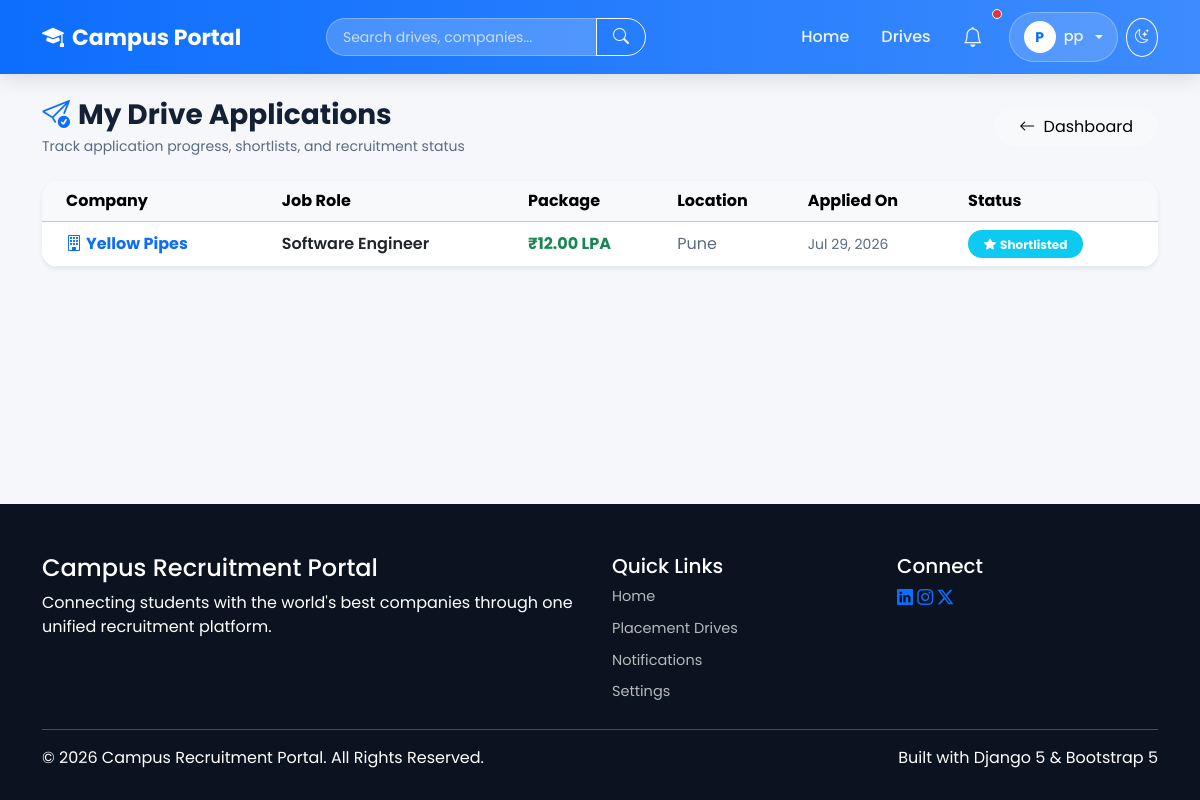
Screenshot of /student/applications/ (signed in) with the database file from the repository.
### accounts/models.py (models this page shows, shortened)
class CustomUser(AbstractUser):
    ROLE_CHOICES = [
        ("student", "Student"),
        ("recruiter", "Recruiter"),
        ("placement_officer", "Placement Officer"),
    ]
    email = models.EmailField(unique=True)
    phone_number = models.CharField(
        max_length=15,
        blank=True
    )
    role = models.CharField(
        max_length=25,
        choices=ROLE_CHOICES,
        default="student",
    )
    objects = CustomUserManager()
    USERNAME_FIELD = "email"
    REQUIRED_FIELDS = ["username"]

### placement/models.py (models this page shows, shortened)
class Application(models.Model):
    STATUS = (
        ("Applied", "Applied"),
        ("Shortlisted", "Shortlisted"),
        ("Interview", "Interview"),
        ("Selected", "Selected"),
        ("Rejected", "Rejected"),
    )
    student = models.ForeignKey(
        StudentProfile,
        on_delete=models.CASCADE
    )
    drive = models.ForeignKey(
        PlacementDrive,
        on_delete=models.CASCADE
    )
    applied_on = models.DateTimeField(auto_now_add=True)
    status = models.CharField(
        max_length=20,
        choices=STATUS,
        default="Applied"
    )
    class Meta:
        unique_together = ("student", "drive")

class PlacementDrive(models.Model):
    company = models.ForeignKey(
        Company,
        on_delete=models.CASCADE,
        related_name="drives"
    )
    job_role = models.CharField(max_length=150)
    package = models.DecimalField(
        max_digits=8,
        decimal_places=2
    )
    location = models.CharField(max_length=100)
    eligibility_cgpa = models.DecimalField(
        max_digits=4,
        decimal_places=2
    )
    description = models.TextField()
    deadline = models.DateField()
    created_by = models.ForeignKey(
        PlacementOfficerProfile,
        on_delete=models.SET_NULL,
        null=True,
        blank=True
    )
    recruiter = models.ForeignKey(
        "recruiters.RecruiterProfile",
        on_delete=models.SET_NULL,
        null=True,
        blank=True,
        related_name="created_drives"
    )
    created_at = models.DateTimeField(default=timezone.now)
    is_active = models.BooleanField(default=True)

class Company(models.Model):
    name = models.CharField(max_length=150)
    website = models.URLField(blank=True)
    email = models.EmailField(blank=True)
    description = models.TextField(blank=True)
    location = models.CharField(max_length=100)
    logo = models.ImageField(
        upload_to="company_logos/",
        blank=True,
        null=True
    )
    recruiter = models.ForeignKey(
        "recruiters.RecruiterProfile",
        on_delete=models.SET_NULL,
        null=True,
        blank=True,
        related_name="companies"
    )
    is_approved = models.BooleanField(default=True)

### students/views.py (the view)
# urls.py: path("applications/", views.student_applications, name="student_applications"),
@login_required
def student_applications(request):
    profile = get_object_or_404(StudentProfile, user=request.user)
    applications = Application.objects.filter(student=profile).select_related("drive", "drive__company").order_by("-applied_on")
    return render(request, "students/applications.html", {"applications": applications})

### templates/students/applications.html (shortened to what this page needs)
{% extends "base.html" %}
{% block content %}
<div class="container py-4">
    <div class="d-flex flex-column flex-md-row align-items-md-center justify-content-between mb-4">
        <div>
            <h3 class="fw-bold mb-1"><i class="bi bi-send-check text-primary me-2"></i>My Drive Applications</h3>
            <p class="text-muted small mb-0">Track application progress, shortlists, and recruitment status</p>
        </div>
        <div class="mt-3 mt-md-0">
            <a href="{% url 'student_dashboard' %}" class="btn btn-light rounded-pill px-4">
                <i class="bi bi-arrow-left me-1"></i> Dashboard
            </a>
        </div>
    </div>
    {% if applications %}
    <div class="card border-0 shadow-sm rounded-4 bg-white overflow-hidden">
        <div class="table-responsive">
            <table class="table table-hover align-middle mb-0">
                <thead class="table-light">
                    <tr>
                        <th class="ps-4">Company</th>
                        <th>Job Role</th>
                        <th>Package</th>
                        <th>Location</th>
                        <th>Applied On</th>
                        <th>Status</th>
                    </tr>
                </thead>
                <tbody>
                    {% for app in applications %}
                    <tr>
                        <td class="ps-4">
                            <div class="fw-bold text-primary"><i class="bi bi-building me-1"></i>{{ app.drive.company.name }}</div>
                        </td>
                        <td><span class="fw-semibold text-dark">{{ app.drive.job_role }}</span></td>
                        <td><span class="fw-bold text-success">₹{{ app.drive.package }} LPA</span></td>
                        <td><span class="text-muted">{{ app.drive.location }}</span></td>
                        <td><span class="text-muted small">{{ app.applied_on|date:"M d, Y" }}</span></td>
                        <td>
                            {% if app.status == 'Selected' %}
                                <span class="badge bg-success text-white px-3 py-2 rounded-pill"><i class="bi bi-trophy-fill me-1"></i>Selected / Offer Received</span>
                            {% elif app.status == 'Shortlisted' %}
                                <span class="badge bg-info text-white px-3 py-2 rounded-pill"><i class="bi bi-star-fill me-1"></i>Shortlisted</span>
                            {% elif app.status == 'Interview' %}
                                <span class="badge bg-warning text-dark px-3 py-2 rounded-pill"><i class="bi bi-calendar-check-fill me-1"></i>Interview Scheduled</span>
                            {% elif app.status == 'Rejected' %}
                                <span class="badge bg-danger text-white px-3 py-2 rounded-pill"><i class="bi bi-x-circle-fill me-1"></i>Not Selected</span>
                            {% else %}
                                <span class="badge bg-secondary text-white px-3 py-2 rounded-pill">Application Submitted</span>
                            {% endif %}
                        </td>
                    </tr>
                    {% endfor %}
                </tbody>
            </table>
        </div>
    </div>
    {% endif %}
</div>
{% endblock %}

### templates/base.html (shortened to what this page needs)
<!DOCTYPE html>
<html lang="en">
<head>
<link href="https://cdn.jsdelivr.net/npm/bootstrap@5.3.3/dist/css/bootstrap.min.css" rel="stylesheet">
<link rel="stylesheet" href="https://cdn.jsdelivr.net/npm/bootstrap-icons@1.11.3/font/bootstrap-icons.min.css">
</head>
<body>
<nav class="navbar navbar-expand-lg sticky-top">
<div class="container">
    <a class="navbar-brand" href="/"><i class="bi bi-mortarboard-fill"></i> Campus Portal</a>
    <div class="collapse navbar-collapse" id="nav">
        <form action="{% url 'global_search' %}" method="GET" class="d-flex mx-auto my-2 my-lg-0" style="max-width: 320px; width: 100%;">
            <div class="input-group">
                <input type="text" name="q" class="form-control nav-search-input" placeholder="Search drives, companies..." value="{{ request.GET.q }}">
                <button class="btn btn-outline-light rounded-end-pill px-3" type="submit"><i class="bi bi-search"></i></button>
            </div>
        </form>
        <ul class="navbar-nav ms-auto align-items-lg-center">
            <li class="nav-item">
                <a class="nav-link {% if request.resolver_match.url_name == 'home' %}active{% endif %}" href="/">Home</a>
            </li>
            <li class="nav-item">
                <a class="nav-link" href="{% url 'placement_drives' %}">Drives</a>
            </li>
            {% if user.is_authenticated %}
                <li class="nav-item me-2">
                    <a class="nav-link position-relative" href="{% url 'notifications_list' %}" title="Notifications">
                        <i class="bi bi-bell fs-5"></i>
                        {% if user.notifications.filter.is_read.count > 0 or user.notifications.count > 0 %}
                            <span class="position-absolute top-0 start-100 translate-middle p-1 bg-danger border border-light rounded-circle"></span>
                        {% endif %}
                    </a>
                </li>
                <li class="nav-item dropdown">
                    <a class="nav-link user-menu-toggle dropdown-toggle" href="#" role="button" data-bs-toggle="dropdown">
                        <span class="user-avatar-circle">{{ user.first_name|default:user.username|first|upper }}</span>
                        <span>{{ user.first_name|default:user.username }}</span>
                    </a>
                </li>
            {% endif %}
            <li class="nav-item ms-lg-2 mt-2 mt-lg-0">
                <button onclick="toggleTheme()" class="btn btn-sm btn-outline-light rounded-circle p-2" id="themeToggleBtn" title="Toggle Theme" aria-label="Toggle theme">
                    <i class="bi bi-moon-stars"></i>
                </button>
            </li>
        </ul>
    </div>
</div>
</nav>
<main>
{% block content %}
{% endblock %}
</main>
<footer>
<div class="container">
    <div class="row">
        <div class="col-md-6 mb-4 mb-md-0">
            <h4>Campus Recruitment Portal</h4>
            <p>Connecting students with the world's best companies through one unified recruitment platform.</p>
        </div>
        <div class="col-md-3 mb-4 mb-md-0">
            <h5>Quick Links</h5>
            <a href="/" class="footer-link">Home</a>
            <a href="{% url 'placement_drives' %}" class="footer-link">Placement Drives</a>
            <a href="{% url 'notifications_list' %}" class="footer-link">Notifications</a>
            <a href="{% url 'user_settings' %}" class="footer-link">Settings</a>
        </div>
        <div class="col-md-3">
            <h5>Connect</h5>
            <div>
                <a href="#" class="social-icon"><i class="bi bi-linkedin"></i></a>
                <a href="#" class="social-icon"><i class="bi bi-instagram"></i></a>
                <a href="#" class="social-icon"><i class="bi bi-twitter-x"></i></a>
            </div>
        </div>
    </div>
    <hr>
    <div class="d-flex flex-column flex-md-row justify-content-between align-items-center">
        <p class="footer-bottom mb-0">© 2026 Campus Recruitment Portal. All Rights Reserved.</p>
        <p class="footer-bottom mb-0">Built with Django 5 & Bootstrap 5</p>
    </div>
</div>
</footer>
</body>
</html>

### templates/base.html (style rules this page uses)
:root { --brand-blue: #0d6efd; --brand-blue-light: #3d8bfd; --brand-dark: #0b1320; --text-muted: #5c6b82; --bg-soft: #f5f7fb; --surface: #ffffff; --surface-2: #f8f9fc; --border-color: #e5eaf2; --text-color: #142033; --radius-lg: 20px; --radius-md: 14px; }
body { font-family: 'Poppins', sans-serif; background: var(--bg-soft); color: var(--text-color); display: flex; flex-direction: column; min-height: 100vh; transition: background-color 0.3s ease, color 0.3s ease; }
main { flex: 1; }
a { color: var(--brand-blue); }
.card, .list-group-item, .table, .form-control, .form-select, .alert { border-color: var(--border-color); }
.card { background: var(--surface); color: var(--text-color); border: 1px solid var(--border-color); border-radius: var(--radius-lg); box-shadow: 0 10px 30px rgba(0, 0, 0, 0.06); }
.form-control, .form-select, .form-control:focus, .form-select:focus { background: var(--surface-2); color: var(--text-color); border-color: var(--border-color); }
.text-muted { color: var(--text-muted) !important; }
.navbar { background: linear-gradient(90deg, var(--brand-blue), var(--brand-blue-light)); box-shadow: 0 4px 20px rgba(0, 0, 0, .12); padding: 12px 0; }
.navbar-brand { font-size: 22px; font-weight: 700; color: #fff !important; display: flex; align-items: center; gap: 8px; }
.nav-link { color: rgba(255, 255, 255, .9) !important; font-weight: 500; margin-left: 4px; padding: 8px 14px !important; border-radius: 30px; transition: .25s; }
.nav-search-input { background: rgba(255, 255, 255, 0.2); border: 1px solid rgba(255, 255, 255, 0.3); color: #fff; border-radius: 30px; padding: 6px 16px; font-size: 14px; }
.nav-search-input::placeholder { color: rgba(255, 255, 255, 0.7); }
.user-menu-toggle { display: flex; align-items: center; gap: 8px; background: rgba(255, 255, 255, .15); border: 1px solid rgba(255, 255, 255, .3); color: #fff; border-radius: 30px; padding: 5px 14px 5px 5px; font-weight: 500; font-size: 14.5px; }
.user-avatar-circle { width: 32px; height: 32px; border-radius: 50%; background: #fff; color: var(--brand-blue); font-weight: 700; display: flex; align-items: center; justify-content: center; font-size: 14px; }
footer { background: var(--brand-dark); color: #fff; padding: 50px 0 30px; margin-top: 60px; }
footer .footer-link { color: rgba(255, 255, 255, .7); text-decoration: none; display: block; margin-bottom: 10px; font-size: 14.5px; transition: .2s; }

### rows the page displays
CustomUser: first_name|first "P", first_name "pp"
Application: drive.company.name "Yellow Pipes", drive.job_role "Software Engineer", drive.package "12.00", drive.location "Pune", applied_on "Jul 29, 2026", status "Shortlisted" (drawn)
